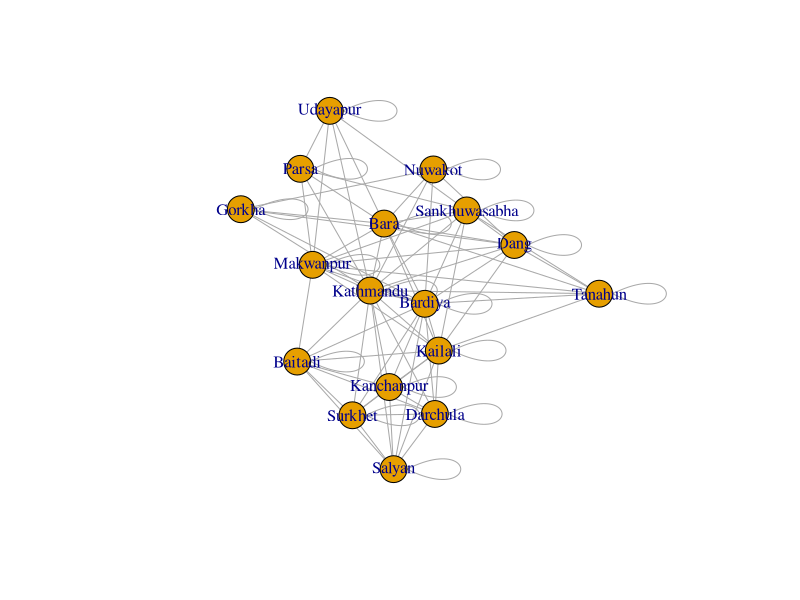

Recreate this plot in R. (Note: this script raises an error after producing the figure.)
getwd()
setwd("/home/akkal/RProject/NEW_R/")
Data <- read.table("Tiger.csv", header = TRUE, sep = ",", stringsAsFactors = FALSE)

library(dplyr)

Q <- with(Data, table(Year, arrest_district))
links2 <- crossprod(Q, Q) #make adjacency matrix from table csv
links2 <- as.matrix(links2)
library(igraph)

#Network simple
ig <- graph.adjacency(links2, mode="undirected", weighted=TRUE )
plot(ig)
a <- subset(ig, ig$weight > 3)
aa <- ig[ig > 5]

#Network Edge weight
E(ig)$width <- E(ig)$weight/5
plot(ig) 

#change arrow size and ege color:
E(ig)$arrow.size <- 15
E(ig)$edge.color <- "gray80"
E(ig)$w <-  E(ig)$weight>=5
E(ig)$w
plot(ig) 

E(g)$w <- mutate(E(ig)$weight<5)
ig %>% filter(weight>5)

Q[weight > 5]


#plot with Color
plot(ig, edge.color="blue", vertex.color="gray50") 

# circular plot
l <- layout_in_circle(ig)
plot(ig, layout=l, edge.color="blue", vertex.label.cex = 0.7, vertex.color="gray50", edge.label=round(E(ig)$weight>=5))



plot(ig, vertex.color = 'lightblue', vertex.size=1, edge.color="darkgreen", edge.label=round(E(ig)$weight>=5),
     vertex.label.font=5, edge.label.font =5, edge.label.cex = 1, layout = l,
     vertex.label.cex = 0.5)

